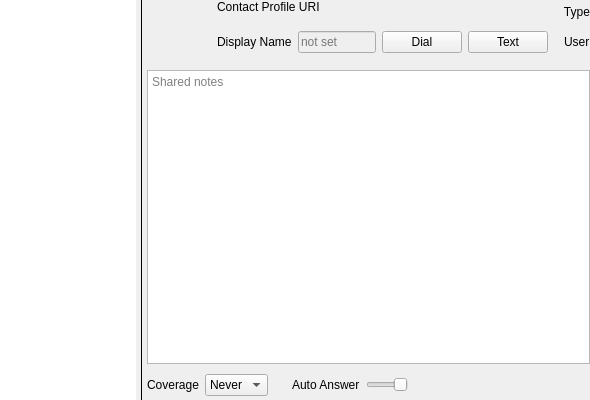
<?xml version="1.0" encoding="UTF-8"?>
<ui version="4.0">
 <class>PhonebookWindow</class>
 <widget class="QWidget" name="PhonebookWindow">
  <property name="geometry">
   <rect>
    <x>0</x>
    <y>0</y>
    <width>590</width>
    <height>400</height>
   </rect>
  </property>
  <property name="windowTitle">
   <string>Form</string>
  </property>
  <layout class="QHBoxLayout" name="horizontalLayout_2">
   <property name="spacing">
    <number>4</number>
   </property>
   <property name="leftMargin">
    <number>0</number>
   </property>
   <property name="topMargin">
    <number>0</number>
   </property>
   <property name="rightMargin">
    <number>0</number>
   </property>
   <property name="bottomMargin">
    <number>0</number>
   </property>
   <item>
    <layout class="QVBoxLayout" name="verticalLayout">
     <property name="spacing">
      <number>0</number>
     </property>
     <item>
      <widget class="QListView" name="contacts">
       <property name="sizePolicy">
        <sizepolicy hsizetype="Minimum" vsizetype="Expanding">
         <horstretch>0</horstretch>
         <verstretch>0</verstretch>
        </sizepolicy>
       </property>
       <property name="maximumSize">
        <size>
         <width>136</width>
         <height>16777215</height>
        </size>
       </property>
       <property name="frameShape">
        <enum>QFrame::NoFrame</enum>
       </property>
       <property name="frameShadow">
        <enum>QFrame::Plain</enum>
       </property>
       <property name="lineWidth">
        <number>0</number>
       </property>
      </widget>
     </item>
    </layout>
   </item>
   <item>
    <widget class="Line" name="sep1">
     <property name="sizePolicy">
      <sizepolicy hsizetype="Minimum" vsizetype="Minimum">
       <horstretch>0</horstretch>
       <verstretch>0</verstretch>
      </sizepolicy>
     </property>
     <property name="maximumSize">
      <size>
       <width>16777215</width>
       <height>16777215</height>
      </size>
     </property>
     <property name="frameShadow">
      <enum>QFrame::Plain</enum>
     </property>
     <property name="orientation">
      <enum>Qt::Vertical</enum>
     </property>
    </widget>
   </item>
   <item>
    <layout class="QVBoxLayout" name="verticalLayout_9">
     <item>
      <widget class="QFrame" name="contact">
       <property name="frameShape">
        <enum>QFrame::NoFrame</enum>
       </property>
       <property name="frameShadow">
        <enum>QFrame::Plain</enum>
       </property>
       <layout class="QVBoxLayout" name="verticalLayout_6">
        <property name="leftMargin">
         <number>0</number>
        </property>
        <property name="topMargin">
         <number>0</number>
        </property>
        <property name="rightMargin">
         <number>0</number>
        </property>
        <property name="bottomMargin">
         <number>0</number>
        </property>
        <item>
         <layout class="QHBoxLayout" name="horizontalLayout_3">
          <item>
           <widget class="QPushButton" name="pushButton">
            <property name="enabled">
             <bool>false</bool>
            </property>
            <property name="minimumSize">
             <size>
              <width>64</width>
              <height>64</height>
             </size>
            </property>
            <property name="maximumSize">
             <size>
              <width>64</width>
              <height>64</height>
             </size>
            </property>
            <property name="text">
             <string/>
            </property>
            <property name="icon">
             <iconset resource="../Resources/desktop.qrc">
              <normaloff>:/icons/person@2x.png</normaloff>:/icons/person@2x.png</iconset>
            </property>
            <property name="iconSize">
             <size>
              <width>64</width>
              <height>64</height>
             </size>
            </property>
            <property name="flat">
             <bool>true</bool>
            </property>
           </widget>
          </item>
          <item>
           <layout class="QVBoxLayout" name="verticalLayout_3">
            <item>
             <layout class="QHBoxLayout" name="horizontalLayout_5">
              <item>
               <widget class="QLabel" name="uri">
                <property name="sizePolicy">
                 <sizepolicy hsizetype="Expanding" vsizetype="Preferred">
                  <horstretch>0</horstretch>
                  <verstretch>0</verstretch>
                 </sizepolicy>
                </property>
                <property name="text">
                 <string>Contact Profile URI</string>
                </property>
                <property name="alignment">
                 <set>Qt::AlignLeading|Qt::AlignLeft|Qt::AlignTop</set>
                </property>
               </widget>
              </item>
              <item>
               <widget class="QLabel" name="type">
                <property name="sizePolicy">
                 <sizepolicy hsizetype="Minimum" vsizetype="Preferred">
                  <horstretch>0</horstretch>
                  <verstretch>0</verstretch>
                 </sizepolicy>
                </property>
                <property name="text">
                 <string>Type</string>
                </property>
                <property name="alignment">
                 <set>Qt::AlignRight|Qt::AlignTrailing|Qt::AlignVCenter</set>
                </property>
               </widget>
              </item>
             </layout>
            </item>
            <item>
             <layout class="QHBoxLayout" name="horizontalLayout_4">
              <item>
               <widget class="QLabel" name="label_2">
                <property name="text">
                 <string>Display Name</string>
                </property>
               </widget>
              </item>
              <item>
               <widget class="QLineEdit" name="displayName">
                <property name="enabled">
                 <bool>false</bool>
                </property>
                <property name="maximumSize">
                 <size>
                  <width>160</width>
                  <height>16777215</height>
                 </size>
                </property>
                <property name="placeholderText">
                 <string>not set</string>
                </property>
               </widget>
              </item>
              <item>
               <widget class="QPushButton" name="pushButton_2">
                <property name="minimumSize">
                 <size>
                  <width>80</width>
                  <height>0</height>
                 </size>
                </property>
                <property name="maximumSize">
                 <size>
                  <width>80</width>
                  <height>16777215</height>
                 </size>
                </property>
                <property name="text">
                 <string>Dial</string>
                </property>
               </widget>
              </item>
              <item>
               <widget class="QPushButton" name="pushButton_3">
                <property name="minimumSize">
                 <size>
                  <width>80</width>
                  <height>0</height>
                 </size>
                </property>
                <property name="maximumSize">
                 <size>
                  <width>80</width>
                  <height>16777215</height>
                 </size>
                </property>
                <property name="text">
                 <string>Text</string>
                </property>
               </widget>
              </item>
              <item>
               <spacer name="horizontalSpacer_2">
                <property name="orientation">
                 <enum>Qt::Horizontal</enum>
                </property>
                <property name="sizeHint" stdset="0">
                 <size>
                  <width>40</width>
                  <height>20</height>
                 </size>
                </property>
               </spacer>
              </item>
              <item>
               <widget class="QLabel" name="authorizingUser">
                <property name="text">
                 <string>User</string>
                </property>
               </widget>
              </item>
             </layout>
            </item>
            <item>
             <spacer name="verticalSpacer_2">
              <property name="orientation">
               <enum>Qt::Vertical</enum>
              </property>
              <property name="sizeType">
               <enum>QSizePolicy::Preferred</enum>
              </property>
              <property name="sizeHint" stdset="0">
               <size>
                <width>20</width>
                <height>10</height>
               </size>
              </property>
             </spacer>
            </item>
           </layout>
          </item>
         </layout>
        </item>
        <item>
         <widget class="QTextEdit" name="textEdit">
          <property name="placeholderText">
           <string>Shared notes</string>
          </property>
         </widget>
        </item>
        <item>
         <layout class="QHBoxLayout" name="horizontalLayout_6">
          <property name="spacing">
           <number>24</number>
          </property>
          <property name="topMargin">
           <number>4</number>
          </property>
          <property name="bottomMargin">
           <number>4</number>
          </property>
          <item>
           <widget class="QFrame" name="coverageFrame">
            <property name="sizePolicy">
             <sizepolicy hsizetype="Minimum" vsizetype="Preferred">
              <horstretch>0</horstretch>
              <verstretch>0</verstretch>
             </sizepolicy>
            </property>
            <property name="minimumSize">
             <size>
              <width>0</width>
              <height>0</height>
             </size>
            </property>
            <property name="maximumSize">
             <size>
              <width>16777215</width>
              <height>16777215</height>
             </size>
            </property>
            <property name="frameShape">
             <enum>QFrame::NoFrame</enum>
            </property>
            <property name="frameShadow">
             <enum>QFrame::Raised</enum>
            </property>
            <layout class="QHBoxLayout" name="horizontalLayout">
             <property name="leftMargin">
              <number>0</number>
             </property>
             <property name="topMargin">
              <number>0</number>
             </property>
             <property name="rightMargin">
              <number>0</number>
             </property>
             <property name="bottomMargin">
              <number>0</number>
             </property>
             <item>
              <widget class="QLabel" name="label_3">
               <property name="sizePolicy">
                <sizepolicy hsizetype="Fixed" vsizetype="Preferred">
                 <horstretch>0</horstretch>
                 <verstretch>0</verstretch>
                </sizepolicy>
               </property>
               <property name="text">
                <string>Coverage</string>
               </property>
              </widget>
             </item>
             <item>
              <widget class="QComboBox" name="coverage">
               <property name="maximumSize">
                <size>
                 <width>80</width>
                 <height>16777215</height>
                </size>
               </property>
               <item>
                <property name="text">
                 <string>Never</string>
                </property>
               </item>
               <item>
                <property name="text">
                 <string>0</string>
                </property>
               </item>
               <item>
                <property name="text">
                 <string>1</string>
                </property>
               </item>
               <item>
                <property name="text">
                 <string>2</string>
                </property>
               </item>
               <item>
                <property name="text">
                 <string>3</string>
                </property>
               </item>
              </widget>
             </item>
            </layout>
           </widget>
          </item>
          <item>
           <widget class="QFrame" name="answerFrame">
            <property name="sizePolicy">
             <sizepolicy hsizetype="Minimum" vsizetype="Preferred">
              <horstretch>0</horstretch>
              <verstretch>0</verstretch>
             </sizepolicy>
            </property>
            <property name="minimumSize">
             <size>
              <width>0</width>
              <height>0</height>
             </size>
            </property>
            <property name="maximumSize">
             <size>
              <width>16777215</width>
              <height>16777215</height>
             </size>
            </property>
            <property name="frameShape">
             <enum>QFrame::NoFrame</enum>
            </property>
            <property name="frameShadow">
             <enum>QFrame::Raised</enum>
            </property>
            <layout class="QHBoxLayout" name="horizontalLayout_7">
             <property name="leftMargin">
              <number>0</number>
             </property>
             <property name="topMargin">
              <number>0</number>
             </property>
             <property name="rightMargin">
              <number>0</number>
             </property>
             <property name="bottomMargin">
              <number>0</number>
             </property>
             <item>
              <widget class="QLabel" name="label">
               <property name="sizePolicy">
                <sizepolicy hsizetype="Fixed" vsizetype="Preferred">
                 <horstretch>0</horstretch>
                 <verstretch>0</verstretch>
                </sizepolicy>
               </property>
               <property name="text">
                <string>Auto Answer</string>
               </property>
              </widget>
             </item>
             <item>
              <widget class="QSlider" name="autoAnswer">
               <property name="sizePolicy">
                <sizepolicy hsizetype="Preferred" vsizetype="Fixed">
                 <horstretch>0</horstretch>
                 <verstretch>0</verstretch>
                </sizepolicy>
               </property>
               <property name="minimumSize">
                <size>
                 <width>28</width>
                 <height>22</height>
                </size>
               </property>
               <property name="maximumSize">
                <size>
                 <width>42</width>
                 <height>22</height>
                </size>
               </property>
               <property name="layoutDirection">
                <enum>Qt::RightToLeft</enum>
               </property>
               <property name="maximum">
                <number>1</number>
               </property>
               <property name="pageStep">
                <number>1</number>
               </property>
               <property name="orientation">
                <enum>Qt::Horizontal</enum>
               </property>
              </widget>
             </item>
            </layout>
           </widget>
          </item>
          <item>
           <spacer name="horizontalSpacer">
            <property name="orientation">
             <enum>Qt::Horizontal</enum>
            </property>
            <property name="sizeType">
             <enum>QSizePolicy::Expanding</enum>
            </property>
            <property name="sizeHint" stdset="0">
             <size>
              <width>0</width>
              <height>20</height>
             </size>
            </property>
           </spacer>
          </item>
         </layout>
        </item>
       </layout>
      </widget>
     </item>
     <item>
      <spacer name="aspacer">
       <property name="orientation">
        <enum>Qt::Horizontal</enum>
       </property>
       <property name="sizeHint" stdset="0">
        <size>
         <width>0</width>
         <height>0</height>
        </size>
       </property>
      </spacer>
     </item>
    </layout>
   </item>
  </layout>
 </widget>
 <tabstops>
  <tabstop>pushButton</tabstop>
  <tabstop>displayName</tabstop>
  <tabstop>pushButton_2</tabstop>
  <tabstop>pushButton_3</tabstop>
  <tabstop>contacts</tabstop>
 </tabstops>
 <resources>
  <include location="../Resources/desktop.qrc"/>
 </resources>
 <connections/>
</ui>
